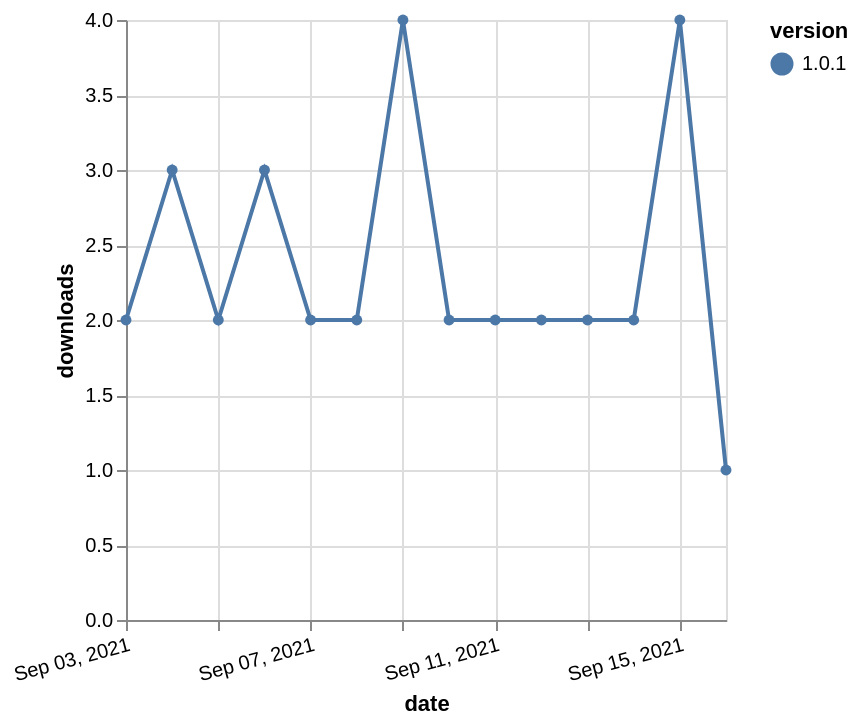

Specify this chart in Vega-Lite:
### Vega-Lite specification from a JSON file in a GitHub repository (floating-point values rounded to 4 significant figures)
{"$schema": "https://vega.github.io/schema/vega-lite/v5.json", "description": "A simple bar chart with embedded data.", "data": {"values": [{"date": "2021-09-03", "total": 2930, "delta": 2, "version": "1.0.1"}, {"date": "2021-09-04", "total": 2933, "delta": 3, "version": "1.0.1"}, {"date": "2021-09-05", "total": 2935, "delta": 2, "version": "1.0.1"}, {"date": "2021-09-06", "total": 2938, "delta": 3, "version": "1.0.1"}, {"date": "2021-09-07", "total": 2940, "delta": 2, "version": "1.0.1"}, {"date": "2021-09-08", "total": 2942, "delta": 2, "version": "1.0.1"}, {"date": "2021-09-09", "total": 2946, "delta": 4, "version": "1.0.1"}, {"date": "2021-09-10", "total": 2948, "delta": 2, "version": "1.0.1"}, {"date": "2021-09-11", "total": 2950, "delta": 2, "version": "1.0.1"}, {"date": "2021-09-12", "total": 2952, "delta": 2, "version": "1.0.1"}, {"date": "2021-09-13", "total": 2954, "delta": 2, "version": "1.0.1"}, {"date": "2021-09-14", "total": 2956, "delta": 2, "version": "1.0.1"}, {"date": "2021-09-15", "total": 2960, "delta": 4, "version": "1.0.1"}, {"date": "2021-09-16", "total": 2961, "delta": 1, "version": "1.0.1"}]}, "width": "container", "mark": {"type": "line", "point": {"filled": true}}, "encoding": {"x": {"field": "date", "type": "temporal", "timeUnit": "yearmonthdate", "title": "date", "axis": {"labelAngle": -15}}, "y": {"field": "delta", "type": "quantitative", "title": "downloads"}, "color": {"field": "version", "type": "nominal"}, "tooltip": {"field": "delta"}}}
